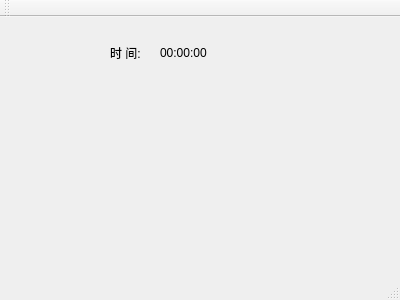
<?xml version="1.0" encoding="UTF-8"?>
<ui version="4.0">
 <class>MainWindow</class>
 <widget class="QMainWindow" name="MainWindow">
  <property name="geometry">
   <rect>
    <x>0</x>
    <y>0</y>
    <width>400</width>
    <height>300</height>
   </rect>
  </property>
  <property name="windowTitle">
   <string>MainWindow</string>
  </property>
  <widget class="QWidget" name="centralWidget">
   <widget class="QLabel" name="label">
    <property name="geometry">
     <rect>
      <x>110</x>
      <y>30</y>
      <width>54</width>
      <height>12</height>
     </rect>
    </property>
    <property name="text">
     <string>时 间:</string>
    </property>
   </widget>
   <widget class="QLabel" name="timeLabel">
    <property name="geometry">
     <rect>
      <x>160</x>
      <y>30</y>
      <width>54</width>
      <height>12</height>
     </rect>
    </property>
    <property name="text">
     <string>00:00:00</string>
    </property>
   </widget>
  </widget>
  <widget class="QMenuBar" name="menuBar">
   <property name="geometry">
    <rect>
     <x>0</x>
     <y>0</y>
     <width>400</width>
     <height>23</height>
    </rect>
   </property>
  </widget>
  <widget class="QToolBar" name="mainToolBar">
   <attribute name="toolBarArea">
    <enum>TopToolBarArea</enum>
   </attribute>
   <attribute name="toolBarBreak">
    <bool>false</bool>
   </attribute>
  </widget>
  <widget class="QStatusBar" name="statusBar"/>
 </widget>
 <layoutdefault spacing="6" margin="11"/>
 <resources/>
 <connections/>
</ui>
